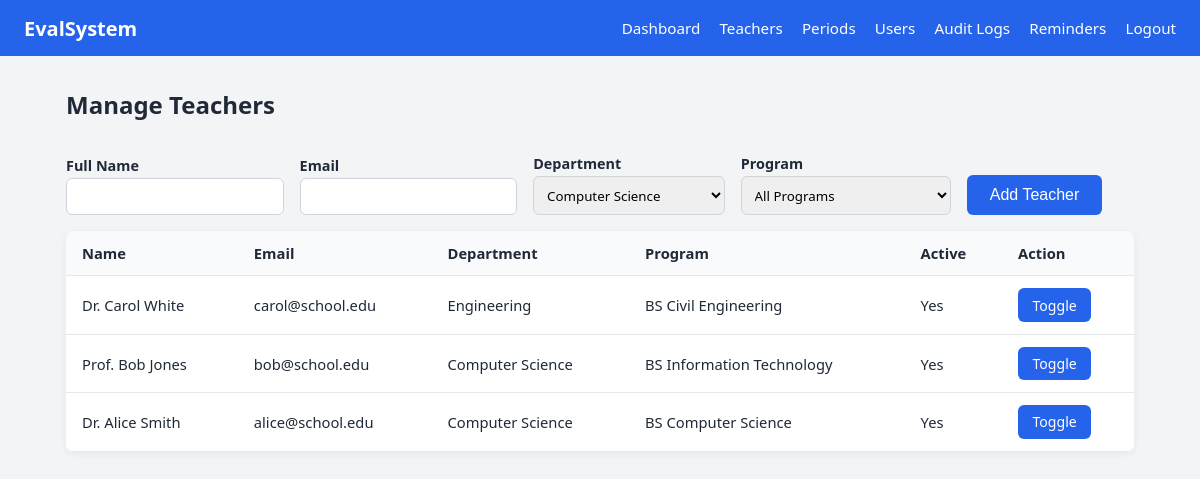
Screenshot of /admin/teachers.php (signed in) with the database file from the repository.
### tables this page shows
CREATE TABLE teachers (
    id INT AUTO_INCREMENT PRIMARY KEY,
    full_name VARCHAR(100) NOT NULL,
    email VARCHAR(100) NOT NULL UNIQUE,
    department_id INT NOT NULL,
    program_id INT NULL,
    is_active TINYINT(1) DEFAULT 1,
    created_at TIMESTAMP DEFAULT CURRENT_TIMESTAMP,
    FOREIGN KEY (department_id) REFERENCES departments(id) ON DELETE CASCADE,
    FOREIGN KEY (program_id) REFERENCES programs(id) ON DELETE SET NULL
);

CREATE TABLE departments (
    id INT AUTO_INCREMENT PRIMARY KEY,
    name VARCHAR(100) NOT NULL,
    created_at TIMESTAMP DEFAULT CURRENT_TIMESTAMP
);

CREATE TABLE programs (
    id INT AUTO_INCREMENT PRIMARY KEY,
    department_id INT NOT NULL,
    name VARCHAR(100) NOT NULL,
    created_at TIMESTAMP DEFAULT CURRENT_TIMESTAMP,
    FOREIGN KEY (department_id) REFERENCES departments(id) ON DELETE CASCADE
);

### admin/teachers.php (the view, shortened to what this page needs)
<?php
require_once __DIR__ . '/../includes/functions.php';
$teachers = $pdo->query("SELECT t.*, d.name as dept_name, p.name as prog_name FROM teachers t LEFT JOIN departments d ON t.department_id = d.id LEFT JOIN programs p ON t.program_id = p.id ORDER BY t.id DESC")->fetchAll();
$departments = $pdo->query("SELECT * FROM departments")->fetchAll();
?>
<!DOCTYPE html>
<html lang="en">
<head>
    <link rel="stylesheet" href="../assets/css/style.css">
</head>
<body>
<nav class="navbar">
    <div class="brand">EvalSystem</div>
    <ul>
        <li><a href="../dashboard.php">Dashboard</a></li>
        <li><a href="teachers.php">Teachers</a></li>
        <li><a href="periods.php">Periods</a></li>
        <li><a href="users.php">Users</a></li>
        <li><a href="audit.php">Audit Logs</a></li>
        <li><a href="reminders.php">Reminders</a></li>
        <li><a href="../logout.php">Logout</a></li>
    </ul>
</nav>
<div class="container">
    <h2>Manage Teachers</h2>
    <form method="POST" action="" class="filter-form">
        <div><label>Full Name</label><input type="text" name="full_name" required></div>
        <div><label>Email</label><input type="email" name="email" required></div>
        <div><label>Department</label>
            <select name="department_id" required>
                <?php foreach ($departments as $de): ?><option value="<?php echo $de['id']; ?>"><?php echo htmlspecialchars($de['name']); ?></option><?php endforeach; ?>
            </select>
        </div>
        <div><label>Program</label>
            <select name="program_id"><option value="">All Programs</option>
            </select>
        </div>
        <div><button type="submit" name="add_teacher" class="btn">Add Teacher</button></div>
    </form>
    <table class="data-table">
        <thead><tr><th>Name</th><th>Email</th><th>Department</th><th>Program</th><th>Active</th><th>Action</th></tr></thead>
        <tbody>
        <?php foreach ($teachers as $t): ?>
        <tr>
            <td><?php echo htmlspecialchars($t['full_name']); ?></td>
            <td><?php echo htmlspecialchars($t['email']); ?></td>
            <td><?php echo htmlspecialchars($t['dept_name']); ?></td>
            <td><?php echo htmlspecialchars($t['prog_name'] ?? 'All'); ?></td>
            <td><?php echo $t['is_active'] ? 'Yes' : 'No'; ?></td>
            <td><a class="btn" href="?toggle=<?php echo $t['id']; ?>">Toggle</a></td>
        </tr>
        <?php endforeach; ?>
        </tbody>
    </table>
</div>
</body>
</html>

### assets/css/style.css (style rules this page uses)
:root { --primary: #2563eb; --primary-dark: #1d4ed8; --success: #16a34a; --danger: #dc2626; --bg: #f3f4f6; --card: #ffffff; --text: #1f2937; --muted: #6b7280; }
* { box-sizing: border-box; }
body { margin: 0; font-family: 'Segoe UI', Tahoma, Geneva, Verdana, sans-serif; background: var(--bg); color: var(--text); }
.navbar { background: var(--primary); color: #fff; display: flex; justify-content: space-between; align-items: center; padding: 0 1.5rem; height: 56px; }
.navbar .brand { font-weight: 700; font-size: 1.25rem; }
.navbar ul { list-style: none; display: flex; gap: 1.2rem; margin: 0; padding: 0; }
.navbar a { color: #fff; text-decoration: none; font-size: 0.95rem; }
.container { max-width: 1100px; margin: 2rem auto; padding: 0 1rem; }
.data-table { width: 100%; border-collapse: collapse; background: var(--card); border-radius: 8px; overflow: hidden; box-shadow: 0 2px 8px rgba(0,0,0,0.06); margin: 1rem 0; }
.data-table th, .data-table td { padding: 0.75rem 1rem; text-align: left; border-bottom: 1px solid #e5e7eb; font-size: 0.92rem; }
.data-table th { background: #f9fafb; font-weight: 600; }
.btn { display: inline-block; padding: 0.45rem 0.9rem; background: var(--primary); color: #fff; text-decoration: none; border-radius: 6px; font-size: 0.88rem; border: none; cursor: pointer; }
label { display: block; margin: 0.8rem 0 0.3rem; font-weight: 600; font-size: 0.9rem; }
input[type="text"], input[type="email"], input[type="password"], select, textarea { width: 100%; padding: 0.55rem; border: 1px solid #d1d5db; border-radius: 6px; font-family: inherit; }
button[type="submit"] { padding: 0.7rem 1.4rem; background: var(--primary); color: #fff; border: none; border-radius: 6px; cursor: pointer; font-size: 1rem; margin-top: 0.5rem; }
.filter-form { display: flex; gap: 1rem; align-items: flex-end; flex-wrap: wrap; margin: 1rem 0; }
.filter-form label { margin-bottom: 0.2rem; }
.filter-form select { min-width: 180px; }

### rows the page displays
teachers: full_name "Dr. Carol White", email "carol@school.edu", department.name "Engineering", program.name "BS Civil Engineering", is_active "Yes"
teachers: full_name "Prof. Bob Jones", email "bob@school.edu", department.name "Computer Science", program.name "BS Information Technology", is_active "Yes"
teachers: full_name "Dr. Alice Smith", email "alice@school.edu", department.name "Computer Science", program.name "BS Computer Science", is_active "Yes"

### other values shown
form field department_id "Computer Science"
